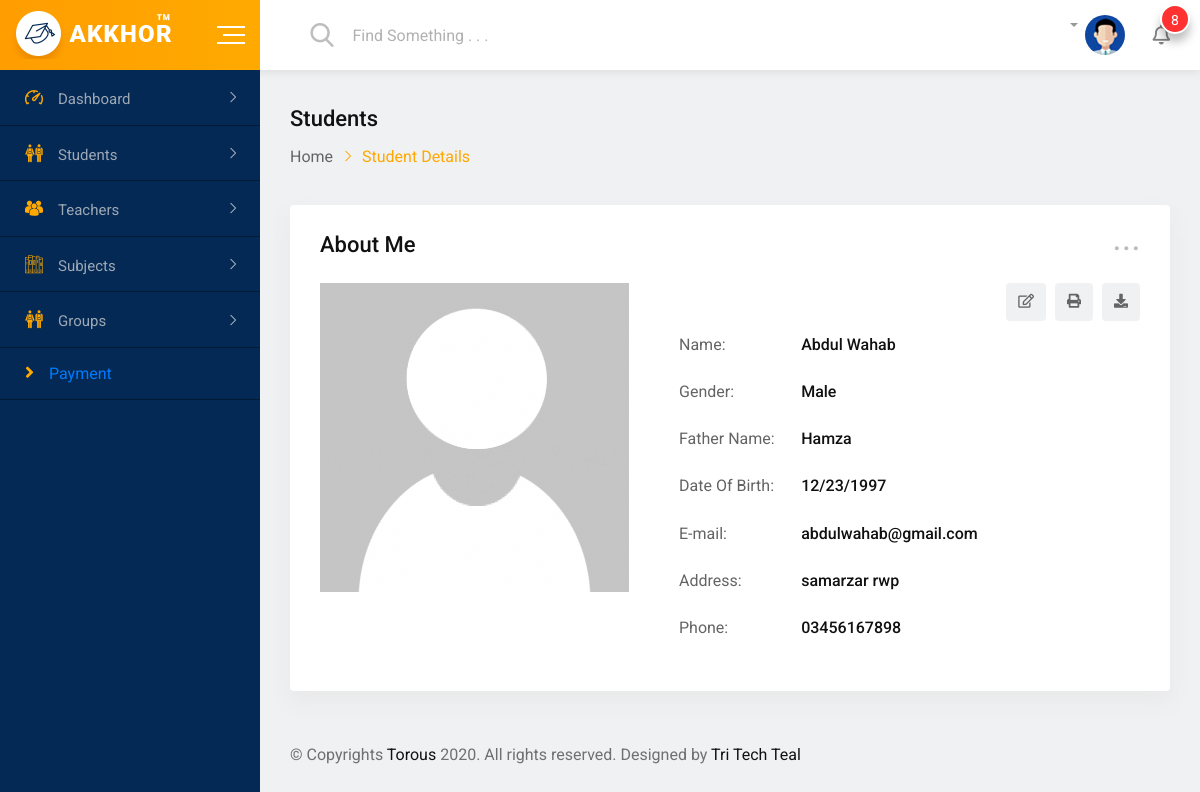
Page /admin/profilestudent/70 on the committed database.
### tables this page shows
CREATE TABLE `student` (
  `id` int(11) NOT NULL,
  `fname` varchar(255) NOT NULL,
  `lname` varchar(255) NOT NULL,
  `class` varchar(255) NOT NULL,
  `gender` varchar(255) NOT NULL,
  `location` varchar(255) NOT NULL,
  `guardian_name` varchar(255) NOT NULL,
  `address` varchar(255) NOT NULL,
  `dob` varchar(255) NOT NULL,
  `phone` varchar(255) NOT NULL,
  `email` varchar(255) NOT NULL,
  `password` varchar(255) NOT NULL,
  `call_type` varchar(255) NOT NULL,
  `teacher_level` varchar(255) NOT NULL,
  `profile_img` varchar(255) NOT NULL,
  `status` tinyint(4) NOT NULL DEFAULT 0,
  `token` varchar(255) NOT NULL,
  `token_expire` timestamp NOT NULL DEFAULT current_timestamp() ON UPDATE current_timestamp()
);

### application/controllers/Admin.php (called while the page is built, shortened)
<?php
    class Admin extends CI_Controller{
        public function viewstudent($id){
            $data['student']=$this->student_model->viewStudent($id,'student');
            $this->load->view('admintemplates/header');
            $this->load->view('admin/profilestudent',$data);
            $this->load->view('admintemplates/footer');
        }
    }

### index.php (called while the page is built, shortened)
<?php
require_once BASEPATH.'core/CodeIgniter.php';

### application/models/Student_model.php (called while the page is built, shortened)
<?php
    class Student_model extends CI_Model{
            public function viewStudent($id,$table){
                $query=$this->db->get_where($table,array('id'=>$id));
                return $query->row_array();
            }
    }

### application/views/admin/profilestudent.php (the view, shortened to what this page needs)
<div class="dashboard-page-one">
    <div class="dashboard-content-one">
        <div class="breadcrumbs-area">
            <h3>Students</h3>
            <ul>
                <li>
                    <a href="index.html">Home</a>
                </li>
                <li>Student Details</li>
            </ul>
        </div>
        <div class="card height-auto">
            <div class="card-body">
                <div class="heading-layout1">
                    <div class="item-title">
                        <h3>About Me</h3>
                    </div>
                   <div class="dropdown">
                        <a class="dropdown-toggle" href="#" role="button"
                        data-toggle="dropdown" aria-expanded="false">...</a>
                    </div>
                </div>
                <div class="single-info-details">
                    <div class="item-img">
                        <img src="<?php echo base_url();?>assets/uploads/students/<?= $student['profile_img']?>" alt="student">
                    </div>
                    <div class="item-content">
                        <div class="header-inline item-header">
                            <div class="header-elements">
                                <ul>
                                    <li><a href="#"><i class="far fa-edit"></i></a></li>
                                    <li><a href="#"><i class="fas fa-print"></i></a></li>
                                    <li><a href="#"><i class="fas fa-download"></i></a></li>
                                </ul>
                            </div>
                        </div>
                        <div class="info-table table-responsive">
                            <table class="table text-nowrap">
                                <tbody>
                                    <tr>
                                        <td>Name:</td>
                                        <td class="font-medium text-dark-medium text-capitalize"><?= $student['fname'].' '.$student['lname']?></td>
                                    </tr>
                                    <tr>
                                        <td>Gender:</td>
                                        <td class="font-medium text-dark-medium text-capitalize">
                                        <?= $student['gender']?>
                                     </td>
                                    </tr>
                                    <tr>
                                        <td>Father Name:</td>
                                        <td class="font-medium text-dark-medium text-capitalize">
                                        <?= $student['guardian_name']?>
                                        </td>
                                    </tr>
                                    <tr>
                                        <td>Date Of Birth:</td>
                                        <td class="font-medium text-dark-medium">
                                        <?= $student['dob']?>
                                        </td>
                                    </tr>
                                    <tr>
                                        <td>E-mail:</td>
                                        <td class="font-medium text-dark-medium">
                                        <?= $student['email']?>
                                        </td>
                                    </tr>
                                    <tr>
                                        <td>Address:</td>
                                        <td class="font-medium text-dark-medium">
                                        <?= $student['address']?>
                                        </td>
                                    </tr>
                                    <tr>
                                        <td>Phone:</td>
                                        <td class="font-medium text-dark-medium">
                                        <?= $student['phone']?>
                                        </td>
                                    </tr>
                                </tbody>
                            </table>
                        </div>
                    </div>
                </div>
            </div>
        </div>

### adminassets/css/main.css (style rules this page uses)
html { color: #222; font-size: 1em; line-height: 1.4; }
audio, canvas, iframe, img, svg, video { vertical-align: middle; }

### rows in the picture
student: fname "Abdul", lname "Wahab", gender "Male", guardian_name "Hamza", dob "12/23/1997", email "abdulwahab@gmail.com", address "samarzar rwp", phone "03456167898"
